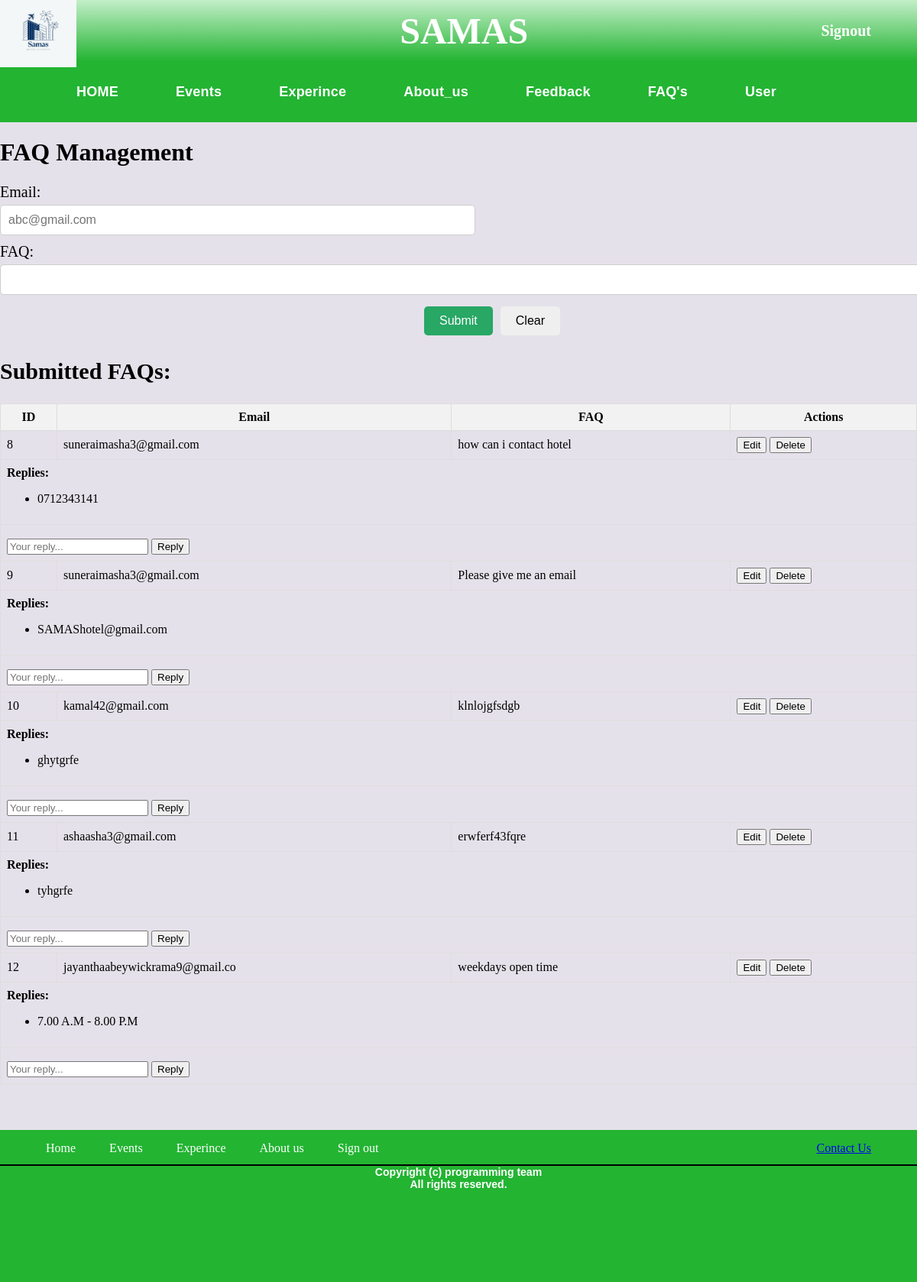
/FAQ.php, run on the app's committed database.
### tables this page shows
CREATE TABLE `faq` (
  `faq_id` int(10) NOT NULL,
  `email` varchar(30) NOT NULL,
  `faqs` varchar(250) NOT NULL,
  `reply` varchar(255) NOT NULL
);

CREATE TABLE `reply` (
  `reply_id` int(11) NOT NULL,
  `faq_id` int(11) NOT NULL,
  `reply_text` text NOT NULL,
  `created_at` timestamp NOT NULL DEFAULT current_timestamp()
);

### FAQ.php (the view, shortened to what this page needs)
<?php
    include_once 'header.php';
?>
<?php
require_once 'config.php';
$result = $conn->query("SELECT * FROM faq");
?>
<!DOCTYPE html>
<html lang="en">
<head>
</head>
<body>
    <h1>FAQ Management</h1>
    <form id="inquiry" method="post" action="">
        <div class="form-box">
            <label for="email">Email:</label>
            <input type="email" id="email" name="email" placeholder="abc@gmail.com" required>
        </div>
        <div class="form-box">
            <label for="faq">FAQ:</label>
            <input type="text" id="faq" name="faq" required>
        </div>
        <div class="form-button">
            <button type="submit">Submit</button>
            <button type="button" onclick="clearForm()">Clear</button>
        </div>
    </form>
    <h2>Submitted FAQs:</h2>
    <table>
        <tr>
            <th>ID</th>
            <th>Email</th>
            <th>FAQ</th>
            <th>Actions</th>
        </tr>
        <?php
        if ($result->num_rows > 0) {
            while ($row = $result->fetch_assoc()) {
                echo "<tr>
                        <td>" . htmlspecialchars($row['faq_id']) . "</td>
                        <td>" . htmlspecialchars($row['email']) . "</td>
                        <td>" . htmlspecialchars($row['faqs']) . "</td>
                        <td>
                            <button onclick=\"editFAQ(" . $row['faq_id'] . ", '" . htmlspecialchars($row['email']) . "', '" . htmlspecialchars($row['faqs']) . "')\">Edit</button>
                            <form action='' method='post' style='display:inline;'>
                                <input type='hidden' name='id' value='" . $row['faq_id'] . "'>
                                <input type='hidden' name='action' value='delete'>
                                <button type='submit'>Delete</button>
                            </form>
                        </td>
                      </tr>";
                $reply_result = $conn->query("SELECT * FROM reply WHERE faq_id = " . $row['faq_id']);
                if ($reply_result->num_rows > 0) {
                    echo "<tr><td colspan='4'><strong>Replies:</strong><ul>";
                    while ($reply = $reply_result->fetch_assoc()) {
                        echo "<li>" . htmlspecialchars($reply['reply_text']) . "</li>";
                    }
                    echo "</ul></td></tr>";
                }
                echo "<tr><td colspan='4'>
                        <form class='reply-form' method='post' action=''>
                            <input type='hidden' name='faq_id' value='" . $row['faq_id'] . "'>
                            <input type='hidden' name='action' value='reply'>
                            <input type='text' name='reply_text' placeholder='Your reply...' required>
                            <button type='submit'>Reply</button>
                        </form>
                      </td></tr>";
            }
        } else {
            echo "<tr><td colspan='4'>No FAQs yet.</td></tr>";
        }
        ?>
    </table>
</body>
</html>
<?php
include_once 'footer.php';
?>

### header.php (shortened to what this page needs)
<!DOCTYPE html>
<html lang="en">
<head>
    <link rel="stylesheet" href="styles/header.css">
</head>
<body>
    <div class="header">
        <div class="logo">
            <img src="images/samas.jpeg" alt="LOGO">
        </div>
        <h1> SAMAS </h1>
        <div class="sign">
            <a href="login.php" onclick="return confirm('Are you sure do you want to sign out?')">Signout </a>
        </div>
    </div>
    <div class="sub_header">
        <ul>
            <li> <a href="home.php" > HOME </a> </li>
            <li> <a href="events.php"> Events </a> </li>
            <li> <a href="display_experience.php"> Experince </a> </li>
            <li> <a href="About.php"> About_us </a> </li>
            <li> <a href="feedback.php"> Feedback </a> </li>
            <li> <a href="FAQ.php"> FAQ's </a> </li>
            <li> <a href="profile.php"> User </a> </li>
        </ul>
    </div>
</body>
</html>

### footer.php (shortened to what this page needs)
<!DOCTYPE html>
<html lang="en">
<head>
    <link rel="stylesheet" href="styles/footer.css">
</head>
<body>
<div class="footer">
        <div class="line1">
            <div class="power">
                <a href="home.php"> Home</a>
                <a href="events.php"> Events</a>
                <a href="display_experience.php"> Experince</a>
                <a href="about.php"> About us</a>
                <a href="login.php"> Sign out</a>
            </div>
            <div class="contacts">
                <a href="contactus.php">Contact Us</a>
            </div>
        </div>
        <div class="line2">
            <div class="bar"></div>
        </div>
        <div class="power_by">
            <h3>
                Copyright (c) programming team <br>
                All rights reserved.
            </h3>
        </div>
    </div>
</body>
</html>

### styles/header.css (style rules this page uses)
body { padding: 0px; margin: 0px; background-color: rgb(229, 225, 234); }
.header { display: flex; justify-content: space-between; align-items: center; background:linear-gradient(rgba(177, 246, 183, 0.651), rgb(35, 180, 50)) ; background-position: center; background-repeat: no-repeat; background-size: cover; height: 10vh; }
.header img { width: 20%; height: 10%; }
.header h1 { font-size: 48px; padding-right: 30%; color: #fff; }
.header a { padding-right: 60px; text-decoration: none; color: white; font-size: 20px; font-weight: bold; }
.sub_header { background-color: rgb(35, 180, 50); height: 10vh; display: flex; align-items: center; }
.sub_header ul { display: flex; list-style: none; }
.sub_header ul li { list-style: none; }
.sub_header a { font-size: 18px; color: #fff; text-decoration: none; margin-left: 45px ; letter-spacing: 0.012em; padding: 15px; font-weight: bold; font-family: Arial, Helvetica, sans-serif; }

### styles/footer.css (style rules this page uses)
body { padding: 0px; margin: 0px; background-color: rgb(229, 225, 234); }
.footer { margin-top: 5%; padding-top: 15px; height: 23vh; width: 100%; color: #fff; background-color: rgb(35, 180, 50); }
.footer h3 { font-family: Arial, Helvetica, sans-serif; padding: 0px; margin: 0px; }
.footer .line1 { display: flex; justify-content: space-between; margin-left: 5%; margin-right: 5%; }
.footer .line1 .power a { text-decoration: none; cursor: pointer ; color: #fff; font-size: 16px; margin-right: 40px; }
.line2 { display: flex; justify-content: center; align-items: center; }
.line2 .bar { margin-top: 1%; width: 100%; height: 0.3vh; background-color: #000000; }
.footer .power_by { margin-top: 0%; text-align: center; font-size: 12px; }

### FAQ.php (style rules this page uses)
body { width:100%; height:auto; padding:0px; background-color:rgb(205, 241, 205); }
.form-box { margin-bottom: 15px; font-size: 20PX; }
.form-box label { display: block; margin-bottom: 5px; }
.form-box input { width:100%; padding: 10px; border: 1px solid #ccc; border-radius: 5px; font-size: 16px; }
.form-button { display: flex; margin-left: 550px; }
.form-button button { padding: 10px 20px; border:none; border-radius: 5px; font-size: 16px; cursor: pointer; margin: 5px; }
.form-button button[type="submit"] { background-color: #28a765; color:white; }
#email { width: 600px; }
h2 { font-size: 30px; }
.form-box { margin-bottom: 10px; }
.form-button button { margin-right: 5px; }
table { border-collapse: collapse; width: 100%; }
th, td { border: 1px solid #ddd; padding: 8px; }
th { background-color: #f2f2f2; }
.reply-form { margin-top: 10px; }

### data on the page
faq: faq_id "8", email "suneraimasha3@gmail.com", faqs "how can i contact hotel"
reply: reply_text "0712343141"
faq: faq_id "9", email "suneraimasha3@gmail.com", faqs "Please give me an email"
reply: reply_text "SAMAShotel@gmail.com"
faq: faq_id "10", email "kamal42@gmail.com", faqs "klnlojgfsdgb"
reply: reply_text "ghytgrfe"
faq: faq_id "11", email "ashaasha3@gmail.com", faqs "erwferf43fqre"
reply: reply_text "tyhgrfe"
faq: faq_id "12", email "jayanthaabeywickrama9@gmail.co", faqs "weekdays open time"
reply: reply_text "7.00 A.M - 8.00 P.M"
